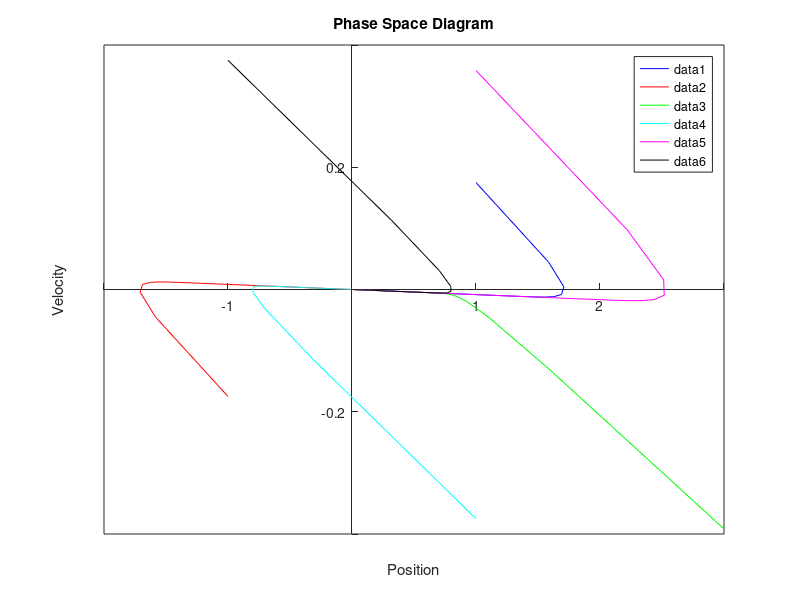

Write the MATLAB code that produced this figure.
%Problem21

tmin=0;
tmax= 600;
nt=101;
t= linspace(tmin, tmax, nt);
A1=2;
A2=-1;
A3=-2;
A4=1;
A5=1;
A6=2;
A7=-1;
A8=2;
A9=3;
A10=-2;
A11=1;
A12=-2;
B=0.1;
w0= 0.04;
w=sqrt(B^2-w0^2);


x1=exp(-B.*t).*(A1.*exp(w.*t)+A2.*exp(-w.*t));

dx1=-B.*x1 + exp(-B.*t).*(A1*w.*exp(w.*t)-A2*w.*exp(-w.*t));

x2=exp(-B.*t).*(A3.*exp(w.*t)+A4.*exp(-w.*t));

dx2=-B.*x2 + exp(-B.*t).*(A3*w.*exp(w.*t)-A4*w.*exp(-w.*t));

x3=exp(-B.*t).*(A5.*exp(w.*t)+A6.*exp(-w.*t));

dx3=-B.*x3 + exp(-B.*t).*(A5*w.*exp(w.*t)-A6*w.*exp(-w.*t));

x4=exp(-B.*t).*(A7.*exp(w.*t)+A8.*exp(-w.*t));

dx4=-B.*x4 + exp(-B.*t).*(A7*w.*exp(w.*t)-A8*w.*exp(-w.*t));

x5=exp(-B.*t).*(A9.*exp(w.*t)+A10.*exp(-w.*t));

dx5=-B.*x5 + exp(-B.*t).*(A9*w.*exp(w.*t)-A10*w.*exp(-w.*t));

x6=exp(-B.*t).*(A11.*exp(w.*t)+A12.*exp(-w.*t));

dx6=-B.*x6 + exp(-B.*t).*(A11*w.*exp(w.*t)-A12*w.*exp(-w.*t));

plot(x1, dx1, 'b-');
hold on;

plot(x2, dx2, 'r-');
hold on;

plot(x3, dx3, 'g-');
hold on;

plot(x4, dx4, 'c-');
hold on;

plot(x5, dx5, 'm-');
hold on;

plot(x6, dx6, 'k-');
hold on;


xlabel('Position');
ylabel('Velocity');
set (gca, "xaxislocation", "origin")
set (gca, "yaxislocation", "origin")
title('Phase Space Diagram');
legend('show');


